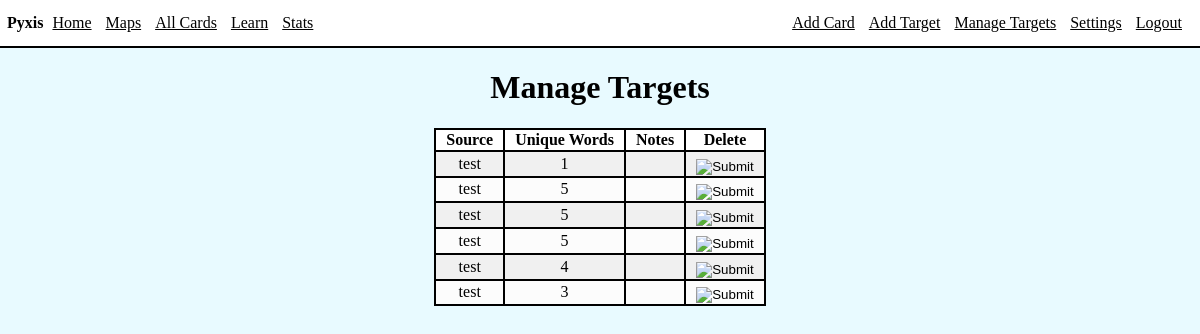
Before: /viewTargets (signed in) with the older database file.
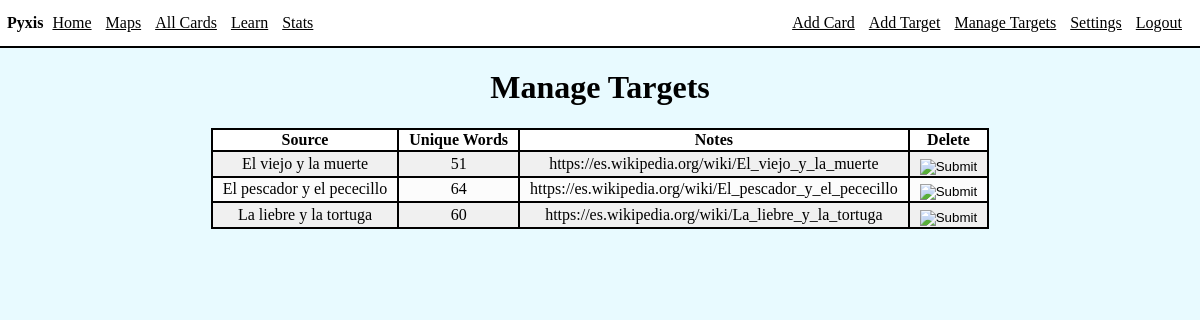
After: the same page with the newer database file.
### app/models.py (models this page shows, shortened)
class Target(db.Model):
    id = db.Column(db.Integer, index=True, primary_key=True)
    source = db.Column(db.String(100), index=True)
    content = db.Column(db.String(1000), index=True)
    category = db.Column(db.String(200), index=True)
    notes = db.Column(db.String(400), index=True)
    uniqueWordCount = db.Column(db.Integer)
    user_id = db.Column(db.Integer, db.ForeignKey('user.id'))
    temps = db.relationship("Temp", cascade="all,delete", backref='target')
    appearances =  db.relationship("Appearance", cascade="all,delete", backref='target')

### app/routes/targets.py (the view)
@bp.route('/viewTargets')
@login_required
def viewTargets():
    targets = Target.query.filter_by(user_id=current_user.id)
    return render_template('targets/viewTargets.html', title='View Targets', targets=targets)

### app/models.py (called while the page is built)
@login.user_loader
def load_user(id):
    return User.query.get(int(id))

### app/templates/targets/viewTargets.html
{% extends "base.html" %}
{% block content %}
<div class="int">
    <div class="cent">
    <h1>Manage Targets</h1>
    <table>
        <thead>
            <th>Source</th>
            <th>Unique Words</th>
            <th>Notes</th>
            <th>Delete</th>
        </thead>
        <tbody>
        {% for target in targets %}
        <tr>
            <td>{{ target.source }}</td>
            <td>{{ target.uniqueWordCount }}</td>
            <td>{{ target.notes }}</td>
            <td>
                <form action="{{ url_for('targets.deleteTarget', target_id=target.id) }}" method="POST">
                    <input type="image" class="btnimg" src="../static/images/delete.png">
                </form>
            </td>
        </tr>
        {% endfor %}
        </tbody>
    </table>
    </div>
</div>
{% endblock %}

### app/templates/base.html (shortened to what this page needs)
<!DOCTYPE html>
<link rel="stylesheet" href="{{ url_for('static', filename='style.css') }}">
<html>
    <head>
        <div>
            <div class="nav">
            <b>Pyxis</b>
            <a class="navlink" href="/viewCards">Home</a>
            {% if current_user.is_anonymous %}
            <div class="right">
                <a class="navlink" href="/login">Login</a>
            </div>
            {% else %}
            <a class="navlink" href="/selectMap">Maps</a>
            <a class="navlink" href="/viewCards">All Cards</a>
            <a class="navlink" href="/learn">Learn</a>
            <a class="navlink" href="viewStats">Stats</a>
            <div class="right">
                <a class="navlink" href="/addCard">Add Card</a>
                <a class="navlink" href="/addTarget">Add Target</a>
                <a class="navlink" href="/viewTargets">Manage Targets</a>
                <a class="navlink" href="/settings">Settings</a>
                <a class="navlink" href="/logout">Logout</a>
            </div>
            {% endif %}
            </div>
        </div>
        </head>
        <body>
            <div class="content">
            {% block content %}{% endblock %}
            </div>
    </body>
</html>

### app/static/style.css (style rules this page uses)
html, body { background-color: rgb(232, 250, 255); margin: 0px; padding: 0px; max-width: 100%; overflow-x: hidden; }
.content { margin: 0px; }
.int { margin: 20px; }
a { color: black; }
.nav { background-color: white; display: inline-block; position: relative; width: 100%; padding: 7px; padding-top: 14px; padding-bottom: 14px; border-bottom: 2px solid black; }
.navlink { padding-left: 5px; padding-right: 5px; }
.right { float: right; margin-right: 20px; }
table { margin-left: auto; margin-right: auto; border: 2px solid black; text-align: center; border-collapse: collapse; }
thead { background-color: white; }
th, td { border: 2px solid black; padding-left: 10px; padding-right: 10px; }
tbody { background-color: rgb(240, 240, 240); }
tr:nth-child(even) { background-color: rgb(252, 252, 252); }
.btnimg { position: relative; margin-top: 10%; margin-left: auto; }
.cent { width: 100%; margin-left: auto; margin-right: auto; text-align: center; }

Changed rows visible on the page:
removed Target: source "test", uniqueWordCount "1"
removed Target: source "test", uniqueWordCount "5"
removed Target: source "test", uniqueWordCount "5"
removed Target: source "test", uniqueWordCount "5"
removed Target: source "test", uniqueWordCount "4"
removed Target: source "test", uniqueWordCount "3"
added Target: source "El viejo y la muerte", uniqueWordCount "51", notes "https://es.wikipedia.org/wiki/El_viejo_y_la_muerte"
added Target: source "El pescador y el pececillo", uniqueWordCount "64", notes "https://es.wikipedia.org/wiki/El_pescador_y_el_pececillo"
added Target: source "La liebre y la tortuga", uniqueWordCount "60", notes "https://es.wikipedia.org/wiki/La_liebre_y_la_tortuga"
